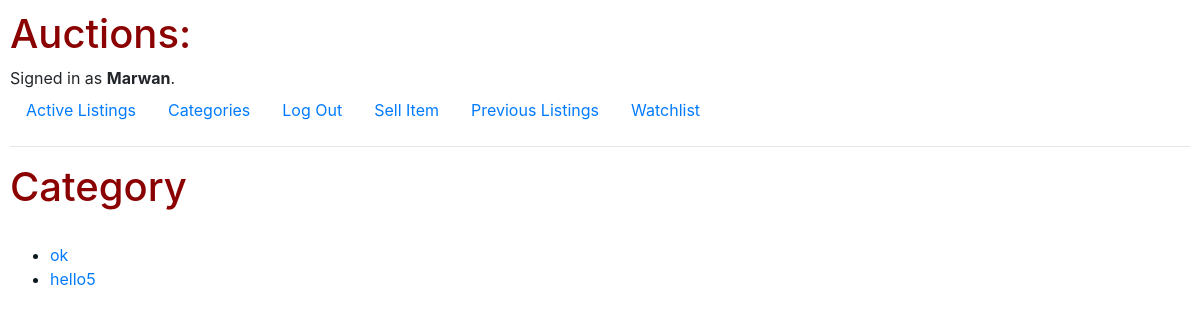
Before: /category/not a car (signed in) with the older database file.
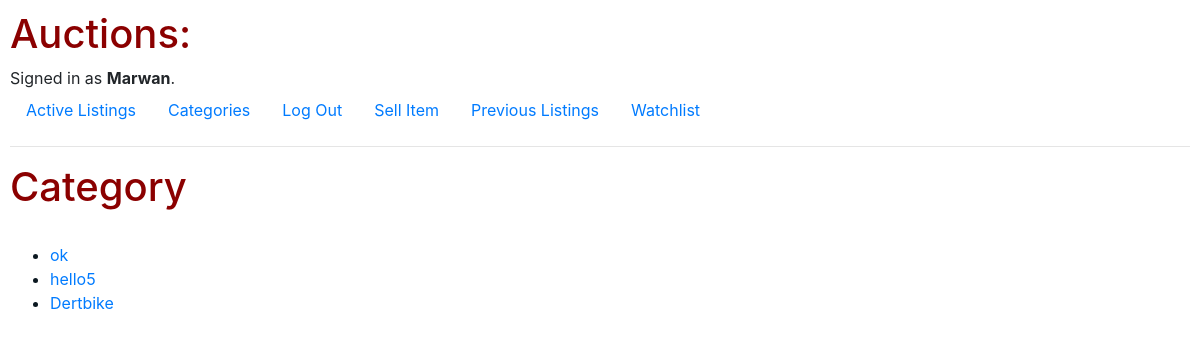
After: the same page with the newer database file.
### auctions/models.py (models this page shows, shortened)
class User(AbstractUser):
    pass

class AuctionListing(models.Model):
    user = models.ForeignKey(User, on_delete=models.CASCADE, related_name= "auction_listings")
    title = models.CharField(max_length=64)
    description = models.TextField()
    category = models.CharField(max_length = 64)
    image = models.ImageField(upload_to='')
    initial_bid = models.DecimalField(max_digits=6, decimal_places=2)
    is_open = models.BooleanField(default=True)
    winner = models.ForeignKey(User, on_delete=models.CASCADE, related_name="user", null=True, blank=True)

### auctions/views.py (the view)
# urls.py: path('category/<str:category>', views.category_view, name='category'),
def category_view(request, category):
    items_in_list = AuctionListing.objects.filter(category=category)
    return render(request, 'auctions/category.html', {'category': category, 'items_in_list': items_in_list})

### auctions/templates/auctions/category.html
{% extends "auctions/layout.html" %}
{% load templatetags %}
{% block body %}
    <h1>Category</h1>
	<ul>
		<pretty_boxes>
			<div>
				{% for listbit in items_in_list %}
                <li><a href = "{% url 'listing' listbit.id %}">{{ listbit.title }}</a>
                </li>{% endfor %}
			</div>
		</pretty_boxes>
	</ul>
{% endblock %}

### auctions/templates/auctions/layout.html (shortened to what this page needs)
{% load static %}
<!DOCTYPE html>
<html lang="en">
    <head>
        <link rel="stylesheet" href="https://stackpath.bootstrapcdn.com/bootstrap/4.4.1/css/bootstrap.min.css">
        <link href="{% static 'auctions/styles.css' %}" rel="stylesheet">
    </head>
    <body>
        <h1>Auctions:</h1>
        <div>
            {% if user.is_authenticated %}
                Signed in as <strong>{{ user.username }}</strong>.
            {% else %}
                Not signed in.
            {% endif %}
        </div>
        <ul class="nav">
            <li class="nav-item">
                <a class="nav-link" href="{% url 'index' %}">Active Listings</a>
            </li>
            <li class="nav-item">
                    <a class="nav-link" href="{% url 'categories' %}">Categories</a>
                </li>
            {% if user.is_authenticated %}
                <li class="nav-item">
                    <a class="nav-link" href="{% url 'logout' %}">Log Out</a>
                </li>
                <li class="nav-item">
                    <a class="nav-link" href="{% url 'new_listing' %}">Sell Item</a>
                </li>
                <li class="nav-item">
                    <a class="nav-link" href="{% url 'previous_listings' %}">Previous Listings</a>
                </li>
                <li class="nav-item">
                    <a class="nav-link" href="{% url 'watch' %}">Watchlist</a>
                </li>
            {% endif %}
        </ul>
        <hr>
        {% block body %}
        {% endblock %}
    </body>
</html>

### auctions/static/auctions/styles.css (style rules this page uses)
body { padding: 10px; }
h1 { color : darkred; }
pretty_boxes { color : rgb(11, 24, 32); border: 8px rgb(7, 7, 44); border-radius: 5%; padding: 2.5%; }

Changed rows visible on the page:
added AuctionListing: title "Dertbike"
